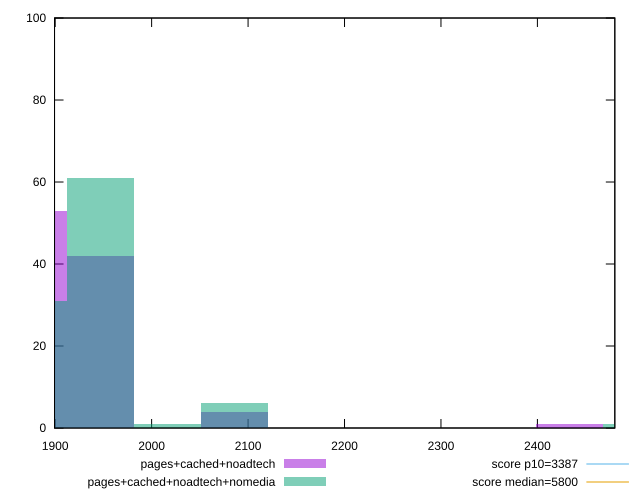

Write the gnuplot code that produced this figure.
reset

$pagesCachedNoadtech <<EOF
2433.7231862744834 1
2086.0484453781287 4
1946.9785490195868 42
1877.4436008403159 53
EOF

$pagesCachedNoadtechNomedia <<EOF
2503.2581344537543 1
1946.9785490195868 61
1877.4436008403159 31
2016.5134971988577 1
2086.0484453781287 6
EOF

set key outside below
set boxwidth 69.53494817927096
set xrange [1899.3210000000001:2480.271388028145]
set yrange [0:100]
set trange [0:100]
set style fill transparent solid 0.5 noborder

set parametric
set terminal svg size 640, 500 enhanced background rgb 'white'
set output "report_00016_2021-02-10T13-31-48.338Z/speed-index/comparison/histogram/2_vs_3.svg"

plot $pagesCachedNoadtech title "pages+cached+noadtech" with boxes, \
     $pagesCachedNoadtechNomedia title "pages+cached+noadtech+nomedia" with boxes, \
     3387,t title "score p10=3387", \
     5800,t title "score median=5800"

reset
